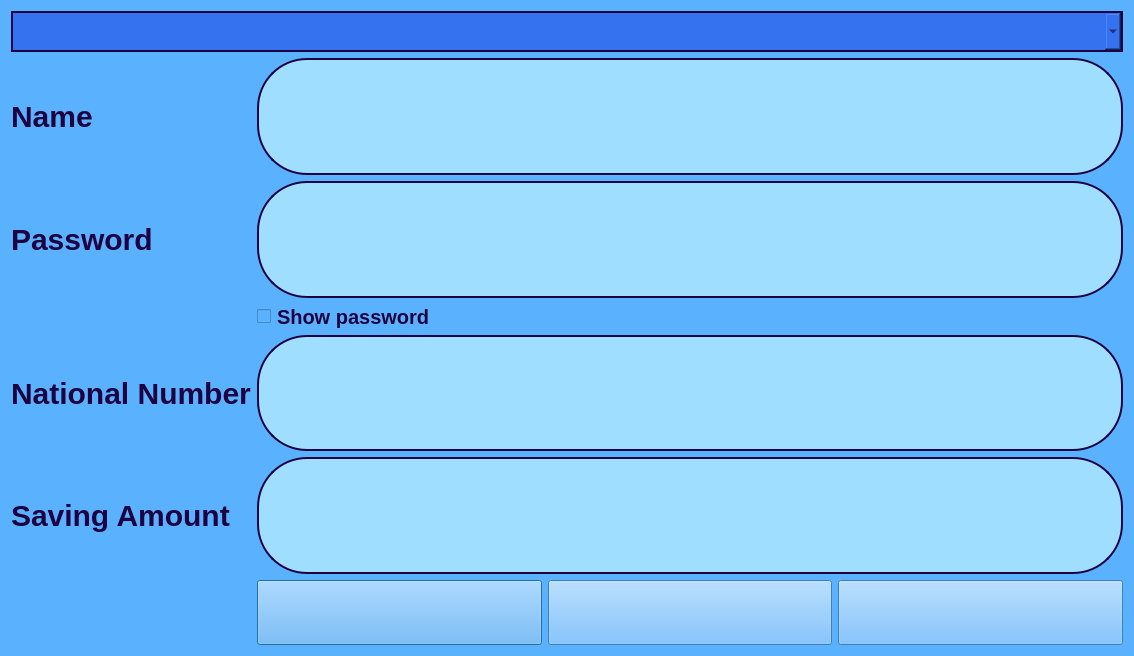
<?xml version="1.0" encoding="UTF-8"?>
<ui version="4.0">
 <class>Saving_Acount</class>
 <widget class="QDialog" name="Saving_Acount">
  <property name="geometry">
   <rect>
    <x>0</x>
    <y>0</y>
    <width>1134</width>
    <height>656</height>
   </rect>
  </property>
  <property name="sizePolicy">
   <sizepolicy hsizetype="MinimumExpanding" vsizetype="MinimumExpanding">
    <horstretch>0</horstretch>
    <verstretch>0</verstretch>
   </sizepolicy>
  </property>
  <property name="windowTitle">
   <string>Dialog</string>
  </property>
  <property name="styleSheet">
   <string notr="true">    background-color: #5AB2FF;
</string>
  </property>
  <layout class="QFormLayout" name="formLayout_4">
   <item row="1" column="0">
    <widget class="QLabel" name="label_Name">
     <property name="sizePolicy">
      <sizepolicy hsizetype="MinimumExpanding" vsizetype="MinimumExpanding">
       <horstretch>0</horstretch>
       <verstretch>0</verstretch>
      </sizepolicy>
     </property>
     <property name="styleSheet">
      <string notr="true">color: #1E0342;
font-weight: bold;
font-size: 30px;
background: transparent; 
border: none;
</string>
     </property>
     <property name="text">
      <string>Name</string>
     </property>
    </widget>
   </item>
   <item row="1" column="1">
    <widget class="QLineEdit" name="lineEdit_Name">
     <property name="sizePolicy">
      <sizepolicy hsizetype="MinimumExpanding" vsizetype="MinimumExpanding">
       <horstretch>0</horstretch>
       <verstretch>0</verstretch>
      </sizepolicy>
     </property>
     <property name="styleSheet">
      <string notr="true">font-weight: bold;
font-size: 45px;
border-radius: 50px; 
border: 2px solid #1E0342;
background-color: #A0DEFF;
color: #1E0342;
</string>
     </property>
    </widget>
   </item>
   <item row="2" column="0">
    <widget class="QLabel" name="label_Pass">
     <property name="sizePolicy">
      <sizepolicy hsizetype="MinimumExpanding" vsizetype="MinimumExpanding">
       <horstretch>0</horstretch>
       <verstretch>0</verstretch>
      </sizepolicy>
     </property>
     <property name="styleSheet">
      <string notr="true">color: #1E0342;
font-weight: bold;
font-size: 30px;
background: transparent; 
border: none;
</string>
     </property>
     <property name="text">
      <string>Password</string>
     </property>
    </widget>
   </item>
   <item row="2" column="1">
    <widget class="QLineEdit" name="lineEdit_Password">
     <property name="sizePolicy">
      <sizepolicy hsizetype="MinimumExpanding" vsizetype="MinimumExpanding">
       <horstretch>0</horstretch>
       <verstretch>0</verstretch>
      </sizepolicy>
     </property>
     <property name="styleSheet">
      <string notr="true">font-weight: bold;
font-size: 45px;
border-radius: 50px; 
border: 2px solid #1E0342;
background-color: #A0DEFF;
color: #1E0342;
</string>
     </property>
     <property name="echoMode">
      <enum>QLineEdit::EchoMode::Password</enum>
     </property>
    </widget>
   </item>
   <item row="4" column="0">
    <widget class="QLabel" name="label_NN">
     <property name="sizePolicy">
      <sizepolicy hsizetype="MinimumExpanding" vsizetype="MinimumExpanding">
       <horstretch>0</horstretch>
       <verstretch>0</verstretch>
      </sizepolicy>
     </property>
     <property name="styleSheet">
      <string notr="true">color: #1E0342;
font-weight: bold;
font-size: 30px;
background: transparent; 
border: none;
</string>
     </property>
     <property name="text">
      <string>National Number</string>
     </property>
    </widget>
   </item>
   <item row="4" column="1">
    <widget class="QLineEdit" name="lineEdit_NN">
     <property name="sizePolicy">
      <sizepolicy hsizetype="MinimumExpanding" vsizetype="MinimumExpanding">
       <horstretch>0</horstretch>
       <verstretch>0</verstretch>
      </sizepolicy>
     </property>
     <property name="styleSheet">
      <string notr="true">font-weight: bold;
font-size: 45px;
border-radius: 50px; 
border: 2px solid #1E0342;
background-color: #A0DEFF;
color: #1E0342;
</string>
     </property>
    </widget>
   </item>
   <item row="5" column="0">
    <widget class="QLabel" name="label_SA">
     <property name="sizePolicy">
      <sizepolicy hsizetype="MinimumExpanding" vsizetype="MinimumExpanding">
       <horstretch>0</horstretch>
       <verstretch>0</verstretch>
      </sizepolicy>
     </property>
     <property name="styleSheet">
      <string notr="true">color: #1E0342;
font-weight: bold;
font-size: 30px;
background: transparent; 
border: none;
</string>
     </property>
     <property name="text">
      <string>Saving Amount</string>
     </property>
    </widget>
   </item>
   <item row="5" column="1">
    <widget class="QLineEdit" name="lineEdit_SA">
     <property name="sizePolicy">
      <sizepolicy hsizetype="MinimumExpanding" vsizetype="MinimumExpanding">
       <horstretch>0</horstretch>
       <verstretch>0</verstretch>
      </sizepolicy>
     </property>
     <property name="styleSheet">
      <string notr="true">font-weight: bold;
font-size: 45px;
border-radius: 50px; 
border: 2px solid #1E0342;
background-color: #A0DEFF;
color: #1E0342;
</string>
     </property>
    </widget>
   </item>
   <item row="6" column="1">
    <layout class="QHBoxLayout" name="horizontalLayout_4">
     <item>
      <widget class="QPushButton" name="pushButton_Home">
       <property name="sizePolicy">
        <sizepolicy hsizetype="Preferred" vsizetype="Preferred">
         <horstretch>0</horstretch>
         <verstretch>0</verstretch>
        </sizepolicy>
       </property>
       <property name="styleSheet">
        <string notr="true">image: url(:/images/images/home-button.png);
font-weight: bold;
font-size: 50px;
</string>
       </property>
       <property name="text">
        <string/>
       </property>
      </widget>
     </item>
     <item>
      <widget class="QPushButton" name="pushButton_Back">
       <property name="sizePolicy">
        <sizepolicy hsizetype="Preferred" vsizetype="Preferred">
         <horstretch>0</horstretch>
         <verstretch>0</verstretch>
        </sizepolicy>
       </property>
       <property name="styleSheet">
        <string notr="true">image: url(:/images/images/back_unactive.png);
font-weight: bold;
font-size: 50px;

</string>
       </property>
       <property name="text">
        <string/>
       </property>
      </widget>
     </item>
     <item>
      <widget class="QPushButton" name="pushButton_Next">
       <property name="sizePolicy">
        <sizepolicy hsizetype="Preferred" vsizetype="Preferred">
         <horstretch>0</horstretch>
         <verstretch>0</verstretch>
        </sizepolicy>
       </property>
       <property name="styleSheet">
        <string notr="true">image: url(:/images/images/next-button.png);
font-weight: bold;
font-size: 50px;
</string>
       </property>
       <property name="text">
        <string/>
       </property>
      </widget>
     </item>
    </layout>
   </item>
   <item row="0" column="0" colspan="2">
    <widget class="QComboBox" name="comboBox">
     <property name="styleSheet">
      <string notr="true">border: 2px solid #1E0342;
background-color: #3572EF;
color: #1E0342;
font:30px;</string>
     </property>
    </widget>
   </item>
   <item row="3" column="1">
    <widget class="QCheckBox" name="checkBox">
     <property name="styleSheet">
      <string notr="true">color: #1E0342;
font-weight: bold;
font-size: 20px;
border: none;
</string>
     </property>
     <property name="text">
      <string>Show password</string>
     </property>
    </widget>
   </item>
  </layout>
 </widget>
 <resources/>
 <connections/>
</ui>
